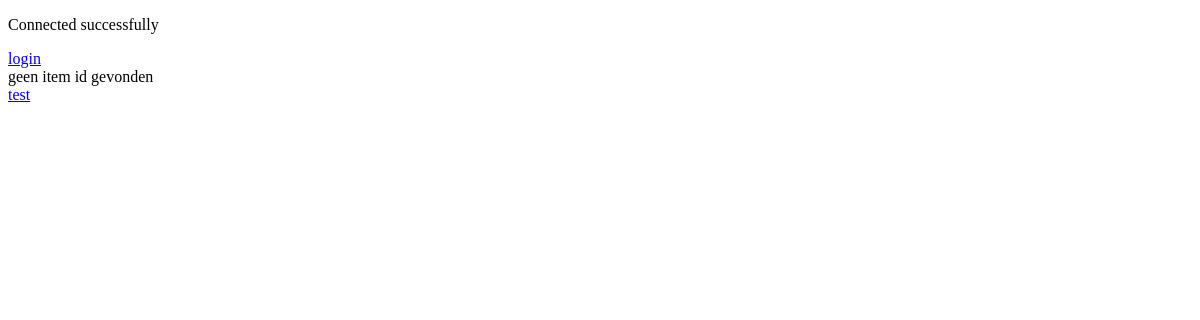
Page /warehouse.php on the earlier database version.
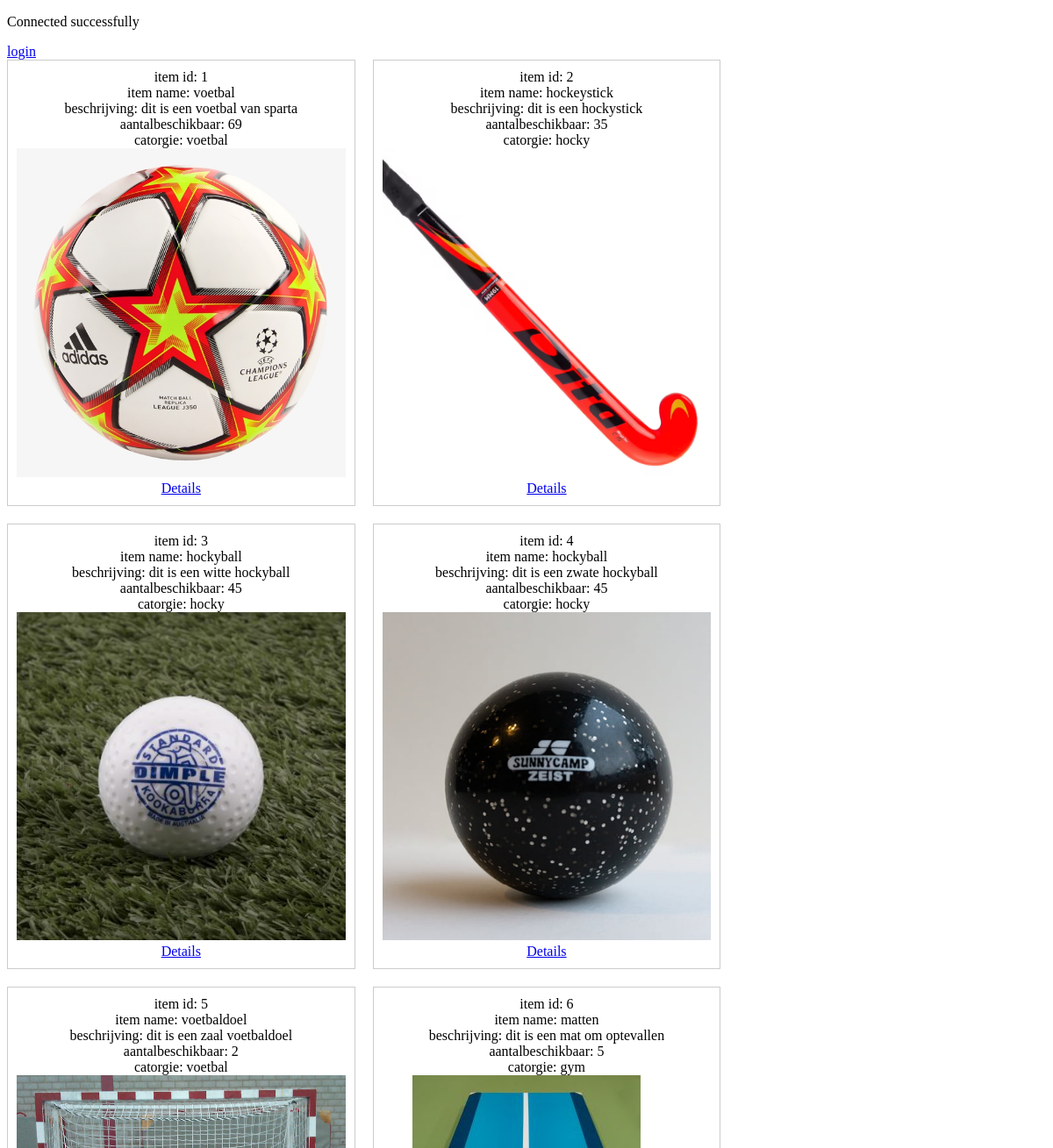
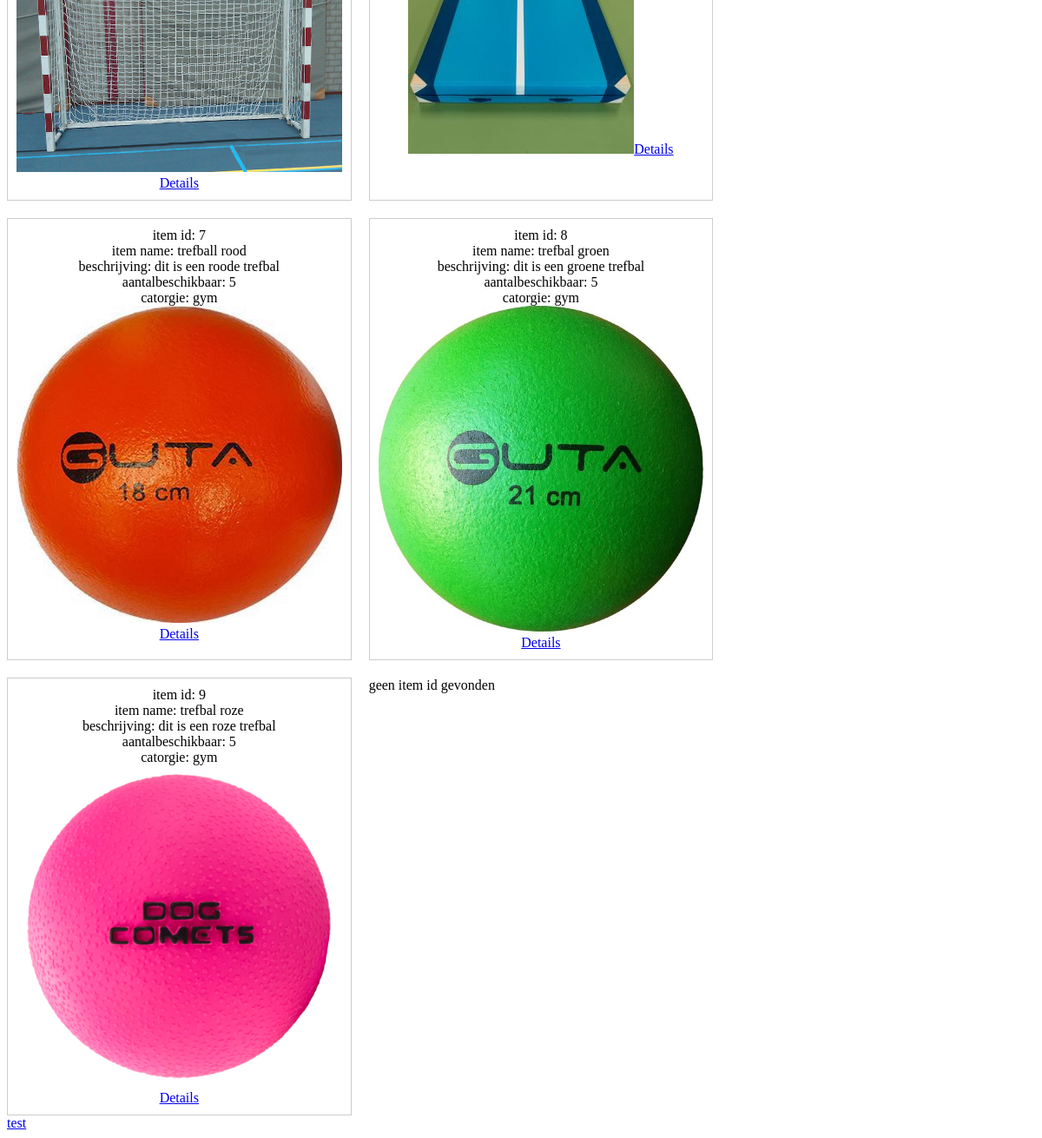
Same page on the later database version (2 pictures, top to bottom).
### tables this page shows
CREATE TABLE `items` (
  `ItemID` int NOT NULL AUTO_INCREMENT,
  `NaamVanHetItem` varchar(100) DEFAULT NULL,
  `Beschrijving` text,
  `AantalBeschikbaar` int DEFAULT NULL,
  `Categorie` varchar(50) DEFAULT NULL,
  `afbeeldingslocatie` varchar(255) DEFAULT NULL,
  PRIMARY KEY (`ItemID`)
);

### warehouse.php (the view, shortened to what this page needs)
<!DOCTYPE html>
<html lang="en">
<head>
    <link rel="stylesheet" href="./css/warehouse.css">
</head>
<body>
<?php
   require_once("stylefolder\header.php");
   require_once("stylefolder\zoeken.php");
   require_once("stylefolder\conecting.php");
   ?>
     <section class="item-grid">
       <?php
       $query = "SELECT * FROM items";
       $result = mysqli_query($conn, $query);
       if ($result) {
           while ($row = mysqli_fetch_assoc($result)) {
            echo "<section class='item-section'>";
            echo "item id: " . $row['ItemID'] . "<br>";
            echo "item name: " . $row['NaamVanHetItem'] . "<br>";
            echo "beschrijving: " . $row['Beschrijving'] . "<br>";
            echo "aantalbeschikbaar: " . $row['AantalBeschikbaar'] . "<br>";
            echo "catorgie: " . $row['Categorie'] . "<br>";
            echo "<img class='item-img' src='" . $row['afbeeldingslocatie'] . "' alt='Afbeelding'>";
            echo "<a href='./stylefolder/confirm_reservation.php?itemID=" . $row['ItemID'] . "'>Details</a>";
            echo "</section>";
           }
       }
       if (isset($_GET['ItemID'])) {
        $itemID= $_GET['ItemID'];
        $query = "SELECT * FROM items WHERE ItemID = $itemID";
        $result = mysqli_query($conn, $query);
        if ($result) {
            while ($row = mysqli_fetch_assoc($result)) {
                echo "<section class='item-section'>";
                echo "item id: " . $row['ItemID'] . "<br>";
                echo "item name: " . $row['NaamVanHetItem'] . "<br>";
                echo "beschrijving: " . $row['Beschrijving'] . "<br>";
                echo "aantalbeschikbaar: " . $row['AantalBeschikbaar'] . "<br>";
                echo "catorgie: " . $row['Categorie'] . "<br>";
                echo "<img class='item-img' src='" . $row['afbeeldingslocatie'] . "' alt='Afbeelding'>";
                echo "<a href='./stylefolder/confirm_reservation.php?itemID=" . $row['ItemID'] . "'>Details</a>";
                echo "</section>";
            }
        }
       } else {
              echo "geen item id gevonden";
       }
       ?>
    </section>
   <?php
    require_once("stylefolder\hooter.php");
 ?>
<a href="/GitHub/ala-1/stylefolder/producten.php">test</a>
</body>
</html>

### stylefolder/header.php (shortened to what this page needs)
<!DOCTYPE html>
<html lang="en">
<head>
    <link rel="stylesheet" href="/css/style.css">
</head>
<body>
<header>
 <?php
require_once("conecting.php");
    ?>
    <a href="stylefolder\login.php"> login</a>
</header>
</body>
</html>

### stylefolder/conecting.php
<?php
$servername = "localhost";
$username = "root";
$password = "Welkom01";
$dbname = "sportenbeweging";
try {
    $conn = new mysqli($servername, $username, $password, $dbname);
} catch (Exception $e) {
    echo $e->getMessage();
}
if ($conn->connect_error) {
    die("Connection failed: " . $conn->connect_error);
} else {
    echo "<p>Connected successfully</p>";
}
?>

### stylefolder/zoeken.php (shortened to what this page needs)
<!DOCTYPE html>
<html lang="en">
<head>
</head>
<body>
    <?php
require_once("conecting.php");
    ?>
</body>
</html>

### stylefolder/hooter.php (shortened to what this page needs)
<!DOCTYPE html>
<html lang="en">
<head>
    <link rel="stylesheet" href="/css/style.css">
</head>
<body>
    <?php
  require_once("conecting.php");
    ?>
</body>
</html>

### css/warehouse.css (style rules this page uses)
.item-grid { display: flex; flex-wrap: wrap; gap: 20px; }
.item-section { width: calc(33.33% - 20px); border: 1px solid #ccc; padding: 10px; text-align: center; }
.item-img { max-width: 100%; height: auto; }

Differences in the rows shown:
added items: ItemID "1", NaamVanHetItem "voetbal", Beschrijving "dit is een voetbal van sparta", AantalBeschikbaar "69", Categorie "voetbal", afbeeldingslocatie (picture)
added items: ItemID "2", NaamVanHetItem "hockeystick", Beschrijving "dit is een hockystick", AantalBeschikbaar "35", Categorie "hocky", afbeeldingslocatie (picture)
added items: ItemID "3", NaamVanHetItem "hockyball", Beschrijving "dit is een witte hockyball", AantalBeschikbaar "45", Categorie "hocky", afbeeldingslocatie (picture)
added items: ItemID "4", NaamVanHetItem "hockyball", Beschrijving "dit is een zwate hockyball", AantalBeschikbaar "45", Categorie "hocky", shows a picture
added items: ItemID "5", NaamVanHetItem "voetbaldoel", Beschrijving "dit is een zaal voetbaldoel", AantalBeschikbaar "2", Categorie "voetbal", afbeeldingslocatie (picture)
added items: ItemID "6", NaamVanHetItem "matten", Beschrijving "dit is een mat om optevallen", AantalBeschikbaar "5", Categorie "gym", afbeeldingslocatie (picture)
added items: ItemID "7", NaamVanHetItem "trefball rood", Beschrijving "dit is een roode trefbal", AantalBeschikbaar "5", Categorie "gym", afbeeldingslocatie (picture)
added items: ItemID "8", NaamVanHetItem "trefbal groen", Beschrijving "dit is een groene trefbal", AantalBeschikbaar "5", Categorie "gym", afbeeldingslocatie (picture)
added items: ItemID "9", NaamVanHetItem "trefbal roze", Beschrijving "dit is een roze trefbal", AantalBeschikbaar "5", Categorie "gym", afbeeldingslocatie (picture)
